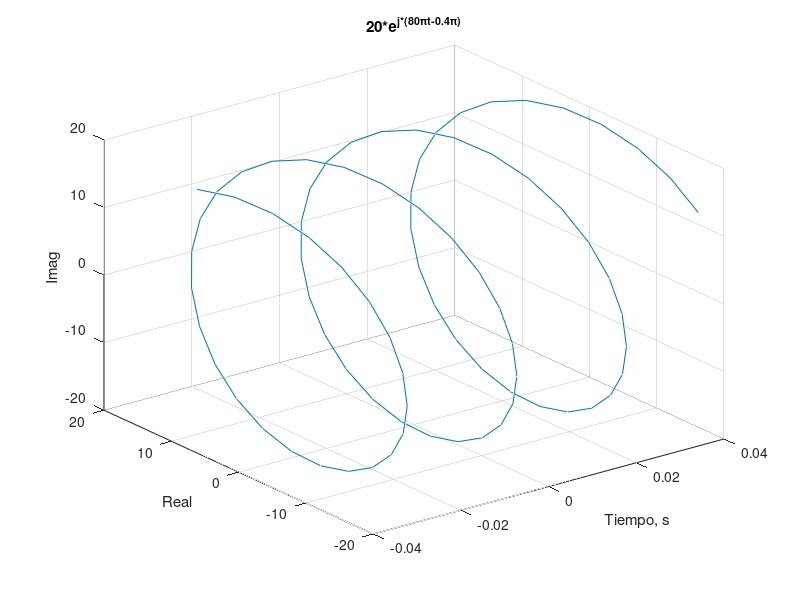
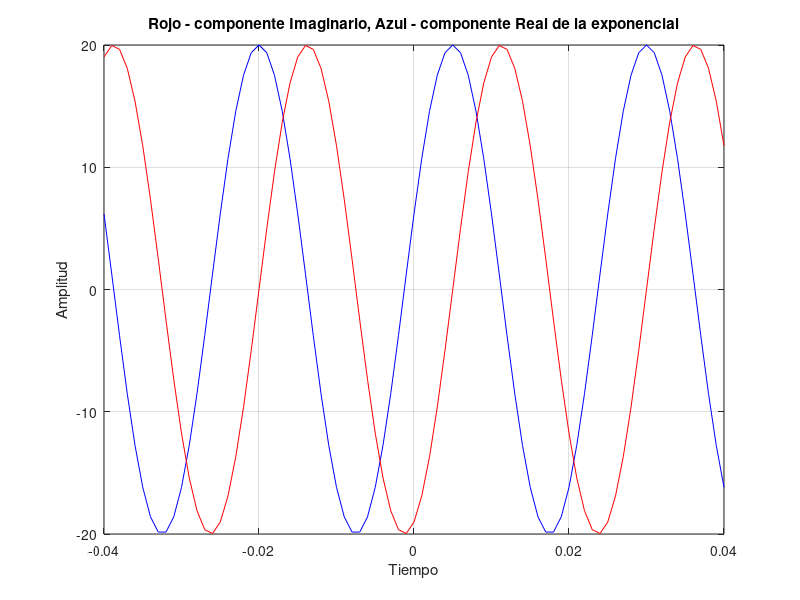

These figures' MATLAB source, in order:
t=-0.04:0.001:0.04;
x=20*exp(j*(80*pi*t-0.4*pi));

%Grafica 3D
figure;
plot3(t, real(x), imag(x)); grid on;
title('20*e^{j*(80\pit-0.4\pi)}')
xlabel('Tiempo, s'); ylabel('Real'); zlabel('Imag')

%Grafica 2D
figure;
plot(t, real(x), 'b'); hold on
plot(t, imag(x), 'r'); grid
title('Rojo - componente Imaginario, Azul - componente Real de la exponencial')
xlabel('Tiempo'); ylabel('Amplitud')



